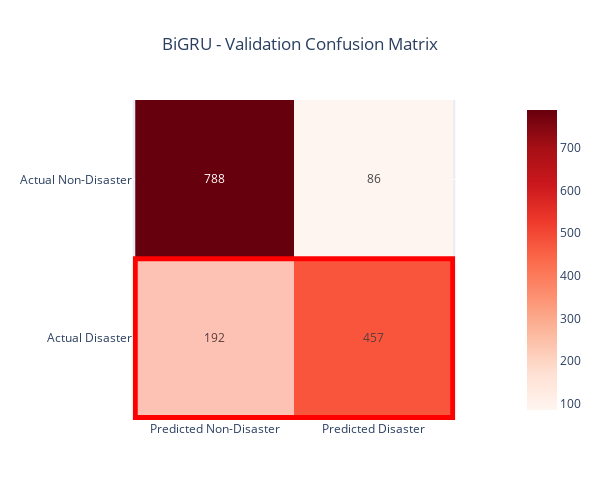
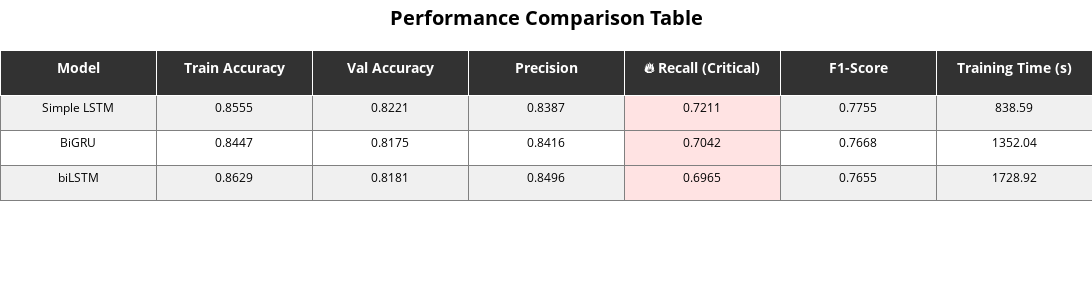

The notebook cell saved with these charts, in order:
### Code cell
cm2 = plot_confusion_matrix(bigru_results, y_val)
# 실행
create_performance_table(all_results, y_val)

### Figure 1 — Plotly figure (JSON) as saved in the notebook; plotly's stock layout.template omitted (floating-point values rounded to 4 significant figures)
{"data": [{"coloraxis": "coloraxis", "hovertemplate": "x: %{x}<br>y: %{y}<br>color: %{z}<extra></extra>", "name": "0", "texttemplate": "%{z}", "type": "heatmap", "x": ["Predicted Non-Disaster", "Predicted Disaster"], "xaxis": "x", "y": ["Actual Non-Disaster", "Actual Disaster"], "yaxis": "y", "z": [[788, 86], [192, 457]]}], "layout": {"coloraxis": {"colorscale": [[0, "rgb(255,245,240)"], [0.125, "rgb(254,224,210)"], [0.25, "rgb(252,187,161)"], [0.375, "rgb(252,146,114)"], [0.5, "rgb(251,106,74)"], [0.625, "rgb(239,59,44)"], [0.75, "rgb(203,24,29)"], [0.875, "rgb(165,15,21)"], [1, "rgb(103,0,13)"]]}, "height": 500, "shapes": [{"fillcolor": "rgba(255,0,0,0.1)", "line": {"color": "red", "width": 5}, "type": "rect", "x0": -0.5, "x1": 1.5, "y0": 0.5, "y1": 1.5}], "title": {"text": "BiGRU - Validation Confusion Matrix", "x": 0.5}, "width": 600, "xaxis": {"anchor": "y", "constrain": "domain", "domain": [0, 1], "scaleanchor": "y"}, "yaxis": {"anchor": "x", "autorange": "reversed", "constrain": "domain", "domain": [0, 1]}}}

### Figure 2 — Plotly figure (JSON) as saved in the notebook; plotly's stock layout.template omitted (floating-point values rounded to 4 significant figures)
{"data": [{"cells": {"align": "center", "fill": {"color": [["rgb(240, 240, 240)", "white", "rgb(240, 240, 240)"], ["rgb(240, 240, 240)", "white", "rgb(240, 240, 240)"], ["rgb(240, 240, 240)", "white", "rgb(240, 240, 240)"], ["rgb(240, 240, 240)", "white", "rgb(240, 240, 240)"], ["rgba(255,200,200,0.5)", "rgba(255,200,200,0.5)", "rgba(255,200,200,0.5)"], ["rgb(240, 240, 240)", "white", "rgb(240, 240, 240)"], ["rgb(240, 240, 240)", "white", "rgb(240, 240, 240)"]]}, "font": {"color": "black", "size": 12}, "height": 35, "line": {"color": "gray"}, "values": [["Simple LSTM", "BiGRU", "biLSTM"], ["0.8555", "0.8447", "0.8629"], ["0.8221", "0.8175", "0.8181"], ["0.8387", "0.8416", "0.8496"], ["0.7211", "0.7042", "0.6965"], ["0.7755", "0.7668", "0.7655"], ["838.59", "1352.04", "1728.92"]]}, "header": {"align": "center", "fill": {"color": "rgb(50, 50, 50)"}, "font": {"color": "white", "size": 14}, "height": 45, "values": ["<b>Model</b>", "<b>Train Accuracy</b>", "<b>Val Accuracy</b>", "<b>Precision</b>", "<b>🔥 Recall (Critical)</b>", "<b>F1-Score</b>", "<b>Training Time (s)</b>"]}, "type": "table"}], "layout": {"height": 300, "margin": {"b": 0, "l": 0, "r": 0, "t": 50}, "shapes": [{"fillcolor": "rgba(255,0,0,0.05)", "line": {"color": "red", "width": 3}, "type": "rect", "x0": 3.6, "x1": 4.4, "y0": -0.1, "y1": 3.6}, {"fillcolor": "rgba(0,0,255,0.05)", "line": {"color": "blue", "width": 3}, "type": "rect", "x0": 1.6, "x1": 2.4, "y0": -0.1, "y1": 3.6}], "title": {"font": {"color": "black", "size": 20}, "text": "<b>Performance Comparison Table</b>", "x": 0.5}, "width": 1200}}
